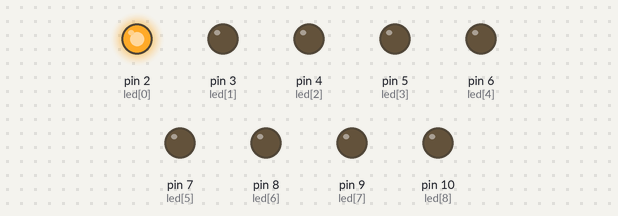
Bench run of a sketch on a simulated Arduino Uno, built with avr-gcc and run on an emulated ATmega328P. On the bench: output pins drawn as LEDs (lit = HIGH).

Above: at 0.02 s.
At 0.27 s:
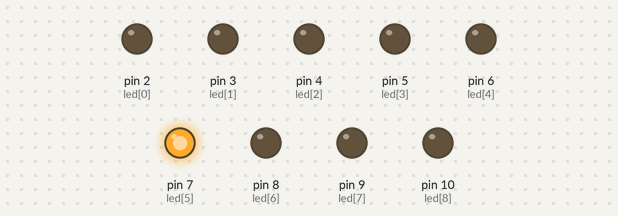
At 0.57 s:
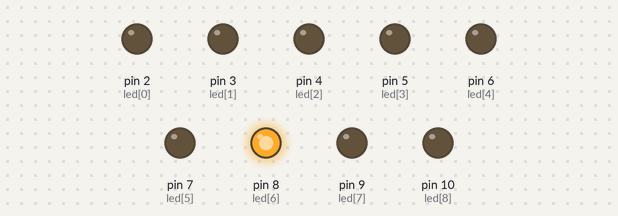
At 1.12 s:
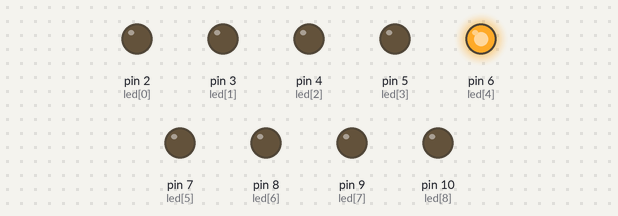
At 1.67 s:
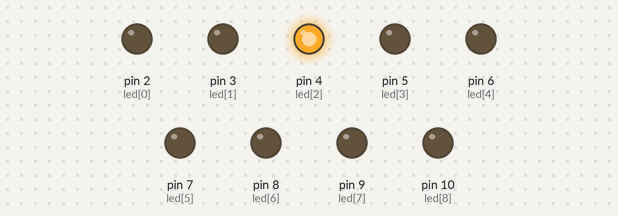
At 2.25 s:
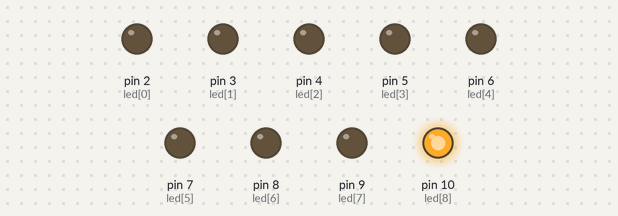
Timing chart, 0 to 3.0 s (numbered marks = the images above):
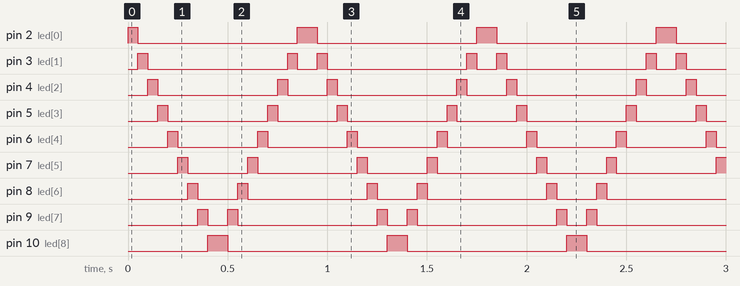

The sketch:

kara-simsek.ino
```cpp
const int led[] ={2,3,4,5,6,7,8,9,10};

void setup() {
  // put your setup code here, to run once:
for(int i = 0; i<9; i++){
  pinMode(led[i],OUTPUT);
}
}

void loop() {
  // put your main code here, to run repeatedly:
for(int i = 0; i<9 ; i++){
  digitalWrite(led[i],HIGH);
  delay(50);
  digitalWrite(led[i],LOW);
}

for(int i = 8; i>=0; i--){
  digitalWrite(led[i],HIGH);
  delay(50);
  digitalWrite(led[i],LOW);
}
}
```

Measured:
- by itself, pin 2 (led[0]), pin 10 (led[8]): alternates HIGH for 0.10 s and LOW for 0.80 s
- by itself, pin 3 (led[1]): repeats every 0.90 s: LOW 0.70 s, HIGH 0.05 s, LOW 0.10 s, HIGH 0.05 s
- by itself, pin 4 (led[2]): repeats every 0.90 s: LOW 0.60 s, HIGH 0.05 s, LOW 0.20 s, HIGH 0.05 s
- by itself, pin 5 (led[3]): repeats every 0.90 s: LOW 0.50 s, HIGH 0.05 s, LOW 0.30 s, HIGH 0.05 s
- by itself, pin 6 (led[4]): alternates HIGH for 0.05 s and LOW for 0.40 s
- by itself, pin 7 (led[5]): repeats every 0.90 s: LOW 0.30 s, HIGH 0.05 s, LOW 0.50 s, HIGH 0.05 s
- by itself, pin 8 (led[6]): repeats every 0.90 s: LOW 0.20 s, HIGH 0.05 s, LOW 0.60 s, HIGH 0.05 s
- by itself, pin 9 (led[7]): repeats every 0.90 s: LOW 0.10 s, HIGH 0.05 s, LOW 0.70 s, HIGH 0.05 s
